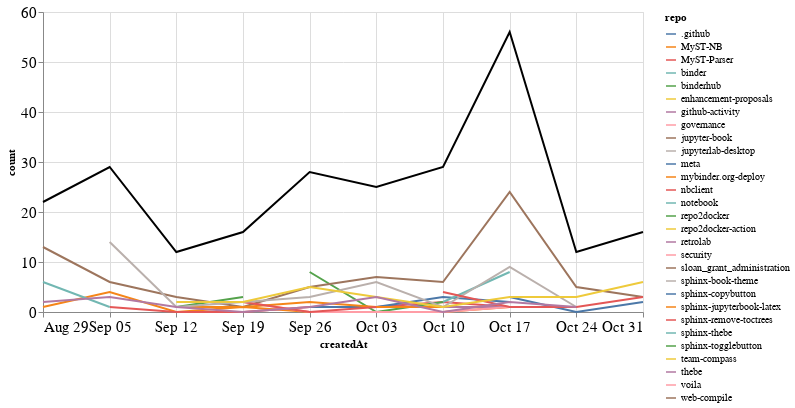

This figure's notebook cell:
### Markdown cell above
### Comments

### Code cell
comments_time = comments.groupby('repo').resample('W', on='createdAt').count()['author'].reset_index()
comments_time = comments_time.rename(columns={'author': 'count'})
comments_time_total = comments_time.groupby('createdAt').agg({"count": "sum"}).reset_index()
ch1 = alt.Chart(comments_time, width=600).mark_line().encode(
    x='createdAt',
    y='count',
    color='repo',
    tooltip="repo"
)

ch2 = alt.Chart(comments_time_total, width=600).mark_line(color="black").encode(
    x='createdAt',
    y='count',
)

ch1 + ch2

### Figure 1 — Vega-Lite specification as saved in the notebook (floating-point values rounded to 4 significant figures)
{"config": {"axisLeft": {"labelFontSize": 15}, "axisBottom": {"labelFontSize": 15}}, "layer": [{"data": {"name": "data-e2b9531221cee789d31bbe2f1b638684"}, "mark": "line", "encoding": {"color": {"type": "nominal", "field": "repo"}, "tooltip": {"type": "nominal", "field": "repo"}, "x": {"type": "temporal", "field": "createdAt"}, "y": {"type": "quantitative", "field": "count"}}, "width": 600}, {"data": {"name": "data-4e87957e56957c35eebc1727ba798ebb"}, "mark": {"type": "line", "color": "black"}, "encoding": {"x": {"type": "temporal", "field": "createdAt"}, "y": {"type": "quantitative", "field": "count"}}, "width": 600}], "$schema": "https://vega.github.io/schema/vega-lite/v4.8.1.json", "datasets": {"data-e2b9531221cee789d31bbe2f1b638684": [{"repo": ".github", "createdAt": "2021-09-12T00:00:00", "count": 1}, {"repo": "MyST-NB", "createdAt": "2021-08-29T00:00:00", "count": 1}, {"repo": "MyST-NB", "createdAt": "2021-09-05T00:00:00", "count": 4}, {"repo": "MyST-NB", "createdAt": "2021-09-12T00:00:00", "count": 0}, {"repo": "MyST-NB", "createdAt": "2021-09-19T00:00:00", "count": 1}, {"repo": "MyST-NB", "createdAt": "2021-09-26T00:00:00", "count": 0}, {"repo": "MyST-NB", "createdAt": "2021-10-03T00:00:00", "count": 0}, {"repo": "MyST-NB", "createdAt": "2021-10-10T00:00:00", "count": 0}, {"repo": "MyST-NB", "createdAt": "2021-10-17T00:00:00", "count": 1}, {"repo": "MyST-NB", "createdAt": "2021-10-24T00:00:00", "count": 1}, {"repo": "MyST-Parser", "createdAt": "2021-09-05T00:00:00", "count": 1}, {"repo": "MyST-Parser", "createdAt": "2021-09-12T00:00:00", "count": 0}, {"repo": "MyST-Parser", "createdAt": "2021-09-19T00:00:00", "count": 0}, {"repo": "MyST-Parser", "createdAt": "2021-09-26T00:00:00", "count": 1}, {"repo": "MyST-Parser", "createdAt": "2021-10-03T00:00:00", "count": 1}, {"repo": "MyST-Parser", "createdAt": "2021-10-10T00:00:00", "count": 2}, {"repo": "MyST-Parser", "createdAt": "2021-10-17T00:00:00", "count": 1}, {"repo": "binder", "createdAt": "2021-09-19T00:00:00", "count": 1}, {"repo": "binderhub", "createdAt": "2021-09-26T00:00:00", "count": 8}, {"repo": "binderhub", "createdAt": "2021-10-03T00:00:00", "count": 0}, {"repo": "binderhub", "createdAt": "2021-10-10T00:00:00", "count": 2}, {"repo": "enhancement-proposals", "createdAt": "2021-10-10T00:00:00", "count": 2}, {"repo": "github-activity", "createdAt": "2021-10-10T00:00:00", "count": 1}, {"repo": "github-activity", "createdAt": "2021-10-17T00:00:00", "count": 1}, {"repo": "governance", "createdAt": "2021-09-19T00:00:00", "count": 2}, {"repo": "governance", "createdAt": "2021-09-26T00:00:00", "count": 0}, {"repo": "governance", "createdAt": "2021-10-03T00:00:00", "count": 0}, {"repo": "governance", "createdAt": "2021-10-10T00:00:00", "count": 0}, {"repo": "governance", "createdAt": "2021-10-17T00:00:00", "count": 1}, {"repo": "jupyter-book", "createdAt": "2021-08-29T00:00:00", "count": 13}, {"repo": "jupyter-book", "createdAt": "2021-09-05T00:00:00", "count": 6}, {"repo": "jupyter-book", "createdAt": "2021-09-12T00:00:00", "count": 3}, {"repo": "jupyter-book", "createdAt": "2021-09-19T00:00:00", "count": 1}, {"repo": "jupyter-book", "createdAt": "2021-09-26T00:00:00", "count": 5}, {"repo": "jupyter-book", "createdAt": "2021-10-03T00:00:00", "count": 7}, {"repo": "jupyter-book", "createdAt": "2021-10-10T00:00:00", "count": 6}, {"repo": "jupyter-book", "createdAt": "2021-10-17T00:00:00", "count": 24}, {"repo": "jupyter-book", "createdAt": "2021-10-24T00:00:00", "count": 5}, {"repo": "jupyter-book", "createdAt": "2021-10-31T00:00:00", "count": 3}, {"repo": "jupyterlab-desktop", "createdAt": "2021-09-26T00:00:00", "count": 1}, {"repo": "meta", "createdAt": "2021-09-26T00:00:00", "count": 1}, {"repo": "meta", "createdAt": "2021-10-03T00:00:00", "count": 1}, {"repo": "meta", "createdAt": "2021-10-10T00:00:00", "count": 3}, {"repo": "meta", "createdAt": "2021-10-17T00:00:00", "count": 2}, {"repo": "mybinder.org-deploy", "createdAt": "2021-09-12T00:00:00", "count": 1}, {"repo": "mybinder.org-deploy", "createdAt": "2021-09-19T00:00:00", "count": 1}, {"repo": "mybinder.org-deploy", "createdAt": "2021-09-26T00:00:00", "count": 2}, {"repo": "mybinder.org-deploy", "createdAt": "2021-10-03T00:00:00", "count": 1}, {"repo": "mybinder.org-deploy", "createdAt": "2021-10-10T00:00:00", "count": 1}, {"repo": "nbclient", "createdAt": "2021-09-19T00:00:00", "count": 2}, {"repo": "nbclient", "createdAt": "2021-09-26T00:00:00", "count": 0}, {"repo": "nbclient", "createdAt": "2021-10-03T00:00:00", "count": 1}, {"repo": "notebook", "createdAt": "2021-10-10T00:00:00", "count": 2}, {"repo": "notebook", "createdAt": "2021-10-17T00:00:00", "count": 8}, {"repo": "repo2docker", "createdAt": "2021-09-12T00:00:00", "count": 1}, {"repo": "repo2docker", "createdAt": "2021-09-19T00:00:00", "count": 3}, {"repo": "repo2docker-action", "createdAt": "2021-09-19T00:00:00", "count": 1}, {"repo": "retrolab", "createdAt": "2021-10-31T00:00:00", "count": 1}, {"repo": "security", "createdAt": "2021-10-03T00:00:00", "count": 1}, {"repo": "sloan_grant_administration", "createdAt": "2021-10-10T00:00:00", "count": 4}, {"repo": "sphinx-book-theme", "createdAt": "2021-09-05T00:00:00", "count": 14}, {"repo": "sphinx-book-theme", "createdAt": "2021-09-12T00:00:00", "count": 1}, {"repo": "sphinx-book-theme", "createdAt": "2021-09-19T00:00:00", "count": 2}, {"repo": "sphinx-book-theme", "createdAt": "2021-09-26T00:00:00", "count": 3}, {"repo": "sphinx-book-theme", "createdAt": "2021-10-03T00:00:00", "count": 6}, {"repo": "sphinx-book-theme", "createdAt": "2021-10-10T00:00:00", "count": 1}, {"repo": "sphinx-book-theme", "createdAt": "2021-10-17T00:00:00", "count": 9}, {"repo": "sphinx-book-theme", "createdAt": "2021-10-24T00:00:00", "count": 1}, {"repo": "sphinx-copybutton", "createdAt": "2021-10-17T00:00:00", "count": 3}, {"repo": "sphinx-copybutton", "createdAt": "2021-10-24T00:00:00", "count": 0}, {"repo": "sphinx-copybutton", "createdAt": "2021-10-31T00:00:00", "count": 2}, {"repo": "sphinx-jupyterbook-latex", "createdAt": "2021-10-03T00:00:00", "count": 1}, {"repo": "sphinx-remove-toctrees", "createdAt": "2021-10-10T00:00:00", "count": 4}, {"repo": "sphinx-remove-toctrees", "createdAt": "2021-10-17T00:00:00", "count": 1}, {"repo": "sphinx-remove-toctrees", "createdAt": "2021-10-24T00:00:00", "count": 1}, {"repo": "sphinx-remove-toctrees", "createdAt": "2021-10-31T00:00:00", "count": 3}, {"repo": "sphinx-thebe", "createdAt": "2021-08-29T00:00:00", "count": 6}, {"repo": "sphinx-thebe", "createdAt": "2021-09-05T00:00:00", "count": 1}, {"repo": "sphinx-togglebutton", "createdAt": "2021-10-31T00:00:00", "count": 1}, {"repo": "team-compass", "createdAt": "2021-09-12T00:00:00", "count": 2}, {"repo": "team-compass", "createdAt": "2021-09-19T00:00:00", "count": 2}, {"repo": "team-compass", "createdAt": "2021-09-26T00:00:00", "count": 5}, {"repo": "team-compass", "createdAt": "2021-10-03T00:00:00", "count": 3}, {"repo": "team-compass", "createdAt": "2021-10-10T00:00:00", "count": 1}, {"repo": "team-compass", "createdAt": "2021-10-17T00:00:00", "count": 3}, {"repo": "team-compass", "createdAt": "2021-10-24T00:00:00", "count": 3}, {"repo": "team-compass", "createdAt": "2021-10-31T00:00:00", "count": 6}, {"repo": "thebe", "createdAt": "2021-08-29T00:00:00", "count": 2}, {"repo": "thebe", "createdAt": "2021-09-05T00:00:00", "count": 3}, {"repo": "thebe", "createdAt": "2021-09-12T00:00:00", "count": 1}, {"repo": "thebe", "createdAt": "2021-09-19T00:00:00", "count": 0}, {"repo": "thebe", "createdAt": "2021-09-26T00:00:00", "count": 1}, {"repo": "thebe", "createdAt": "2021-10-03T00:00:00", "count": 3}, {"repo": "thebe", "createdAt": "2021-10-10T00:00:00", "count": 0}, {"repo": "thebe", "createdAt": "2021-10-17T00:00:00", "count": 2}, {"repo": "thebe", "createdAt": "2021-10-24T00:00:00", "count": 1}, {"repo": "voila", "createdAt": "2021-09-12T00:00:00", "count": 2}, {"repo": "web-compile", "createdAt": "2021-09-26T00:00:00", "count": 1}], "data-4e87957e56957c35eebc1727ba798ebb": [{"createdAt": "2021-08-29T00:00:00", "count": 22}, {"createdAt": "2021-09-05T00:00:00", "count": 29}, {"createdAt": "2021-09-12T00:00:00", "count": 12}, {"createdAt": "2021-09-19T00:00:00", "count": 16}, {"createdAt": "2021-09-26T00:00:00", "count": 28}, {"createdAt": "2021-10-03T00:00:00", "count": 25}, {"createdAt": "2021-10-10T00:00:00", "count": 29}, {"createdAt": "2021-10-17T00:00:00", "count": 56}, {"createdAt": "2021-10-24T00:00:00", "count": 12}, {"createdAt": "2021-10-31T00:00:00", "count": 16}]}}
